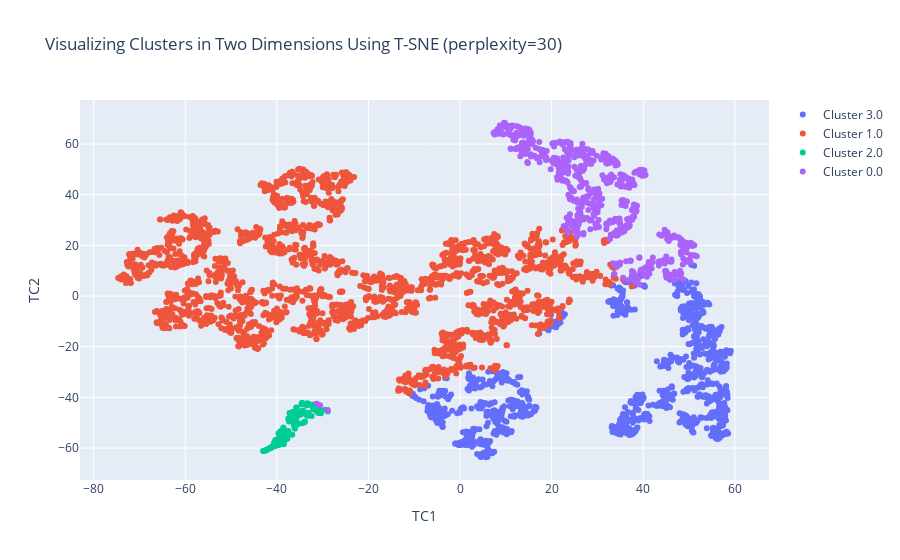

The notebook cell this image was saved under:
### Code cell
plot_df = pd.DataFrame(np.array(df_anime_clusterize_mini_batch.sample(4000)))
plot_df.columns = df_anime_clusterize_mini_batch.columns
perplexity = 30
tsne_2d = TSNE(n_components=2, perplexity=perplexity)
TCs_2d = pd.DataFrame(tsne_2d.fit_transform(plot_df.drop(["cluster"], axis=1)))
TCs_2d.columns = ["TC1_2d","TC2_2d"]
plot_df = pd.concat([plot_df,TCs_2d], axis=1, join='inner')
plot_df["1d_y"] = 0
clusters = {}
for cluster_label in plot_df['cluster'].unique():
    clusters[cluster_label] = plot_df[plot_df["cluster"] == cluster_label]
data = []
for key in clusters.keys():
    data.append(go.Scatter(
                    x = clusters[key]["TC1_2d"],
                    y = clusters[key]["TC2_2d"],
                    mode = "markers",
                    name = "Cluster %s"%key,
                    text = None))

title = "Visualizing Clusters in Two Dimensions Using T-SNE (perplexity=" + str(perplexity) + ")"

layout = dict(title = title,
              xaxis= dict(title= 'TC1',ticklen= 5,zeroline= False),
              yaxis= dict(title= 'TC2',ticklen= 5,zeroline= False)
             )

fig = dict(data = data, layout = layout)

iplot(fig)

### Figure 1 — Plotly figure (JSON) as saved in the notebook; plotly's stock layout.template omitted (floating-point values rounded to 4 significant figures; data arrays with more than 128 entries replaced by an {"elided": "..."} marker saying what was removed)
{"data": [{"mode": "markers", "name": "Cluster 3.0", "type": "scatter", "x": {"elided": "1034 float values"}, "y": {"elided": "1034 float values"}}, {"mode": "markers", "name": "Cluster 1.0", "type": "scatter", "x": {"elided": "2188 float values"}, "y": {"elided": "2188 float values"}}, {"mode": "markers", "name": "Cluster 2.0", "type": "scatter", "x": [-30.87, -32.4, -36.59, -31.95, -37.95, -39.23, -32.14, -35.85, -34.49, -36.68, -41.2, -33.51, -38.09, -35.63, -40.35, -35.68, -37.6, -37.53, -42.48, -29.57, -38.65, -39.06, -35.21, -42.12, -34.87, -41.57, -39.1, -42.97, -37.41, -42.81, -34.03, -35.45, -37.36, -37.72, -37.24, -30.81, -33.95, -34.32, -31.78, -35.83, -30.99, -38.43, -36.65, -40.7, -39.45, -39.61, -35.83, -32.94, -35.21, -34.52, -38.59, -39.45, -35.75, -34.93, -38.34, -40.07, -40.58, -37.53, -40.58, -36.83, -38.39, -36.84, -36.6, -39.09, -36.09, -38.6, -39.85, -39.49, -38.16, -40.57, -39.64, -32.06, -40.03, -32.31, -35.77, -31.96, -36.5, -37.47, -35.76, -36.33, -33.17, -33.79, -38.57, -41.46, -42.99, -33.65, -34.3, -38.77, -30.38, -40.09, -33.89, -30.97, -35.87, -35.82, -41.87, -42.46, -28.89, -39.32, -37.33, -40.08, -36.25, -36.22, -40.36, -31.22, -31.66, -37.75, -33.12, -34.66, -31.47, -33.05, -40.68, -33.37, -33.33, -36.55, -38.72, -38.26, -36.07, -35.65, -30.71, -41.12, -40.24, -39.45, -38.5, -33.12, -34.46, -39.1, -34.73, -34.41], "y": [-43.85, -47.37, -48.01, -42.82, -54.93, -53.38, -44.15, -48.18, -42.2, -48.69, -59.92, -43.25, -53.46, -46.46, -56.85, -44.14, -53.45, -48.61, -60.96, -44.84, -52.54, -54.13, -50.45, -60.67, -46.83, -60.11, -54.94, -61.21, -48.11, -61.11, -45.92, -45.26, -49.54, -56.3, -46.12, -45.11, -49.77, -45.17, -44.15, -48.81, -43.25, -56.75, -54.75, -58.58, -57.94, -58.79, -46.76, -42.83, -46.8, -42.07, -54.3, -55.66, -48.31, -46.64, -53.74, -57.85, -57.78, -54.61, -58.14, -49.5, -56.3, -48.58, -47.13, -58.2, -45.87, -51.91, -56.5, -54.01, -53.19, -59.3, -54.27, -44.72, -56.99, -43.17, -44.03, -44.63, -45.72, -53.26, -50.92, -50.14, -42.49, -42.6, -52.31, -59.84, -61.21, -46.87, -42.45, -56.06, -46.28, -58.08, -49.49, -46.2, -49.7, -49.38, -60.42, -60.91, -45.61, -56.68, -48.39, -58.84, -51.34, -49.39, -59.17, -44.41, -43.12, -53.65, -46.07, -42.71, -45.27, -46.57, -58.7, -42.31, -47.23, -49.54, -55.37, -56.88, -52.41, -46.58, -44.93, -59.58, -58.89, -56.01, -58.52, -47.12, -46.3, -56.96, -45.64, -50.24]}, {"mode": "markers", "name": "Cluster 0.0", "type": "scatter", "x": {"elided": "650 float values"}, "y": {"elided": "650 float values"}}], "layout": {"title": {"text": "Visualizing Clusters in Two Dimensions Using T-SNE (perplexity=30)"}, "xaxis": {"ticklen": 5, "title": {"text": "TC1"}, "zeroline": false}, "yaxis": {"ticklen": 5, "title": {"text": "TC2"}, "zeroline": false}}}
